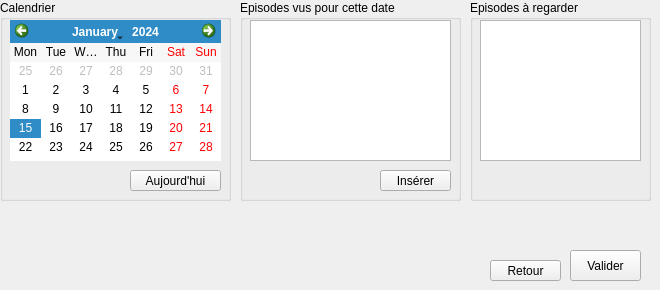
    <widget class="QWidget" name="planning">
     <attribute name="icon">
      <iconset>
       <normaloff>ressources/icons/address-book-new-2.ico</normaloff>ressources/icons/address-book-new-2.ico</iconset>
     </attribute>
     <attribute name="title">
      <string>Planning</string>
     </attribute>
     <widget class="QGroupBox" name="groupBox_3">
      <property name="geometry">
       <rect>
        <x>240</x>
        <y>0</y>
        <width>221</width>
        <height>201</height>
       </rect>
      </property>
      <property name="title">
       <string>Episodes vus pour cette date</string>
      </property>
      <widget class="QTextEdit" name="planningEntry">
       <property name="geometry">
        <rect>
         <x>10</x>
         <y>20</y>
         <width>201</width>
         <height>141</height>
        </rect>
       </property>
      </widget>
      <widget class="QPushButton" name="boutonPlanningInserer">
       <property name="geometry">
        <rect>
         <x>140</x>
         <y>170</y>
         <width>71</width>
         <height>21</height>
        </rect>
       </property>
       <property name="text">
        <string>Insérer</string>
       </property>
       <property name="icon">
        <iconset>
         <normaloff>ressources/icons/edit-add-4.ico</normaloff>ressources/icons/edit-add-4.ico</iconset>
       </property>
      </widget>
     </widget>
     <widget class="QGroupBox" name="groupBox_4">
      <property name="geometry">
       <rect>
        <x>470</x>
        <y>0</y>
        <width>181</width>
        <height>201</height>
       </rect>
      </property>
      <property name="title">
       <string>Episodes à regarder</string>
      </property>
      <widget class="QTableWidget" name="animeVuTable">
       <property name="geometry">
        <rect>
         <x>10</x>
         <y>20</y>
         <width>161</width>
         <height>141</height>
        </rect>
       </property>
       <property name="editTriggers">
        <set>QAbstractItemView::NoEditTriggers</set>
       </property>
       <property name="selectionMode">
        <enum>QAbstractItemView::SingleSelection</enum>
       </property>
       <property name="selectionBehavior">
        <enum>QAbstractItemView::SelectItems</enum>
       </property>
       <attribute name="horizontalHeaderDefaultSectionSize">
        <number>30</number>
       </attribute>
       <attribute name="horizontalHeaderStretchLastSection">
        <bool>true</bool>
       </attribute>
       <attribute name="verticalHeaderVisible">
        <bool>false</bool>
       </attribute>
       <attribute name="verticalHeaderDefaultSectionSize">
        <number>15</number>
       </attribute>
       <attribute name="verticalHeaderMinimumSectionSize">
        <number>15</number>
       </attribute>
      </widget>
     </widget>
     <widget class="QGroupBox" name="groupBox_6">
      <property name="geometry">
       <rect>
        <x>0</x>
        <y>0</y>
        <width>231</width>
        <height>201</height>
       </rect>
      </property>
      <property name="title">
       <string>Calendrier</string>
      </property>
      <widget class="QCalendarWidget" name="planningCalendrier">
       <property name="geometry">
        <rect>
         <x>10</x>
         <y>20</y>
         <width>211</width>
         <height>141</height>
        </rect>
       </property>
       <property name="firstDayOfWeek">
        <enum>Qt::Monday</enum>
       </property>
       <property name="selectionMode">
        <enum>QCalendarWidget::SingleSelection</enum>
       </property>
       <property name="horizontalHeaderFormat">
        <enum>QCalendarWidget::ShortDayNames</enum>
       </property>
       <property name="verticalHeaderFormat">
        <enum>QCalendarWidget::NoVerticalHeader</enum>
       </property>
       <property name="navigationBarVisible">
        <bool>true</bool>
       </property>
      </widget>
      <widget class="QPushButton" name="boutonPlanningReset">
       <property name="geometry">
        <rect>
         <x>130</x>
         <y>170</y>
         <width>91</width>
         <height>21</height>
        </rect>
       </property>
       <property name="text">
        <string>Aujourd'hui</string>
       </property>
       <property name="icon">
        <iconset>
         <normaloff>ressources/icons/today.ico</normaloff>ressources/icons/today.ico</iconset>
       </property>
      </widget>
     </widget>
     <widget class="QPushButton" name="boutonPlanningSauvegarder">
      <property name="geometry">
       <rect>
        <x>570</x>
        <y>250</y>
        <width>71</width>
        <height>31</height>
       </rect>
      </property>
      <property name="text">
       <string>Valider</string>
      </property>
      <property name="icon">
       <iconset>
        <normaloff>ressources/icons/document-export.ico</normaloff>ressources/icons/document-export.ico</iconset>
      </property>
     </widget>
     <widget class="QPushButton" name="boutonAnnuler_3">
      <property name="geometry">
       <rect>
        <x>490</x>
        <y>260</y>
        <width>71</width>
        <height>21</height>
       </rect>
      </property>
      <property name="text">
       <string>Retour</string>
      </property>
      <property name="icon">
       <iconset>
        <normaloff>ressources/icons/edit-delete-5.ico</normaloff>ressources/icons/edit-delete-5.ico</iconset>
      </property>
     </widget>
    </widget>
